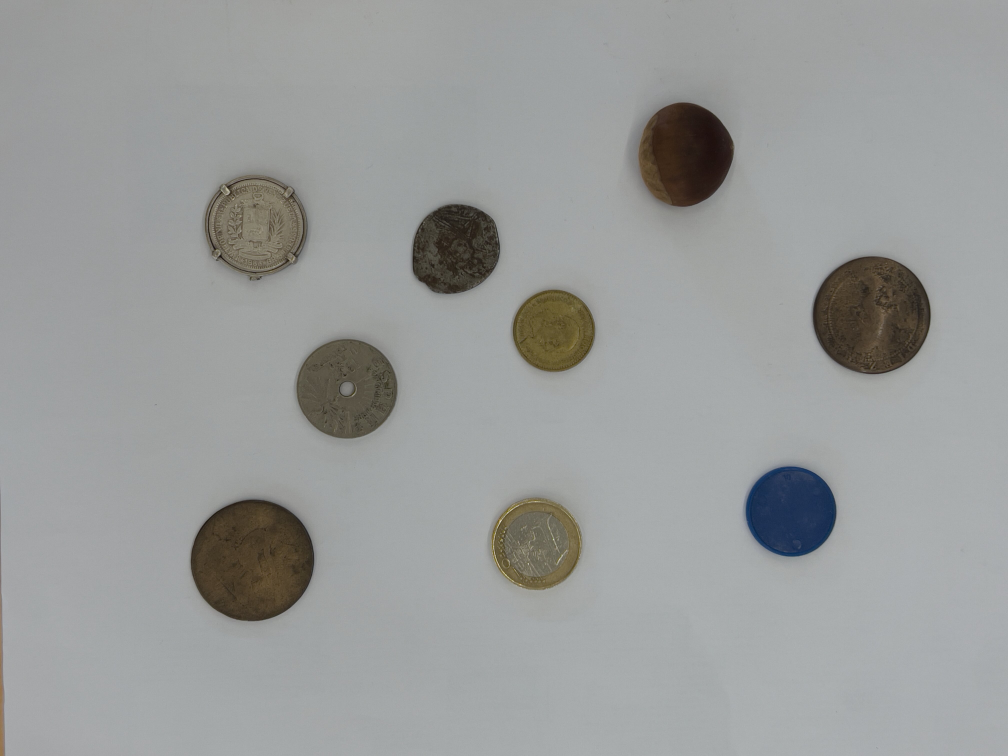
#> input picture Boletines/ReconocimientoImagenes/Imagenes/IMG_Monedas.jpg, 4032 x 3024 px (shown at 1/4 size)
$ jupyter execute --allow-errors ReconocimientoImagenes_GabrielAntonioEdreiraGarcia.ipynb
#> lines starting #> are read from the running program, lines starting #| are printed output that depends on the picture; after the words box and inside, x2 and y2 are one past the last pixel; in counts of white or black regions, pixels touching at a corner belong together
[cell 1]
# %pip install opencv-python
# %pip install opencv-contrib-python
# %pip install opencv-python-headless

[cell 2]
import cv2
import numpy as np
import matplotlib.pyplot as plt

# Cargar la imagen en color
image = cv2.imread('Imagenes//IMG_Monedas.jpg')
#> image is the input picture: shape (3024, 4032, 3); mean B, G, R 154.5, 155.3, 153.3

# Convertir la imagen a escala de grises
gray = cv2.cvtColor(image, cv2.COLOR_BGR2GRAY)

# Aplicar el detector de bordes Canny
edges = cv2.Canny(gray, threshold1=10, threshold2=30)
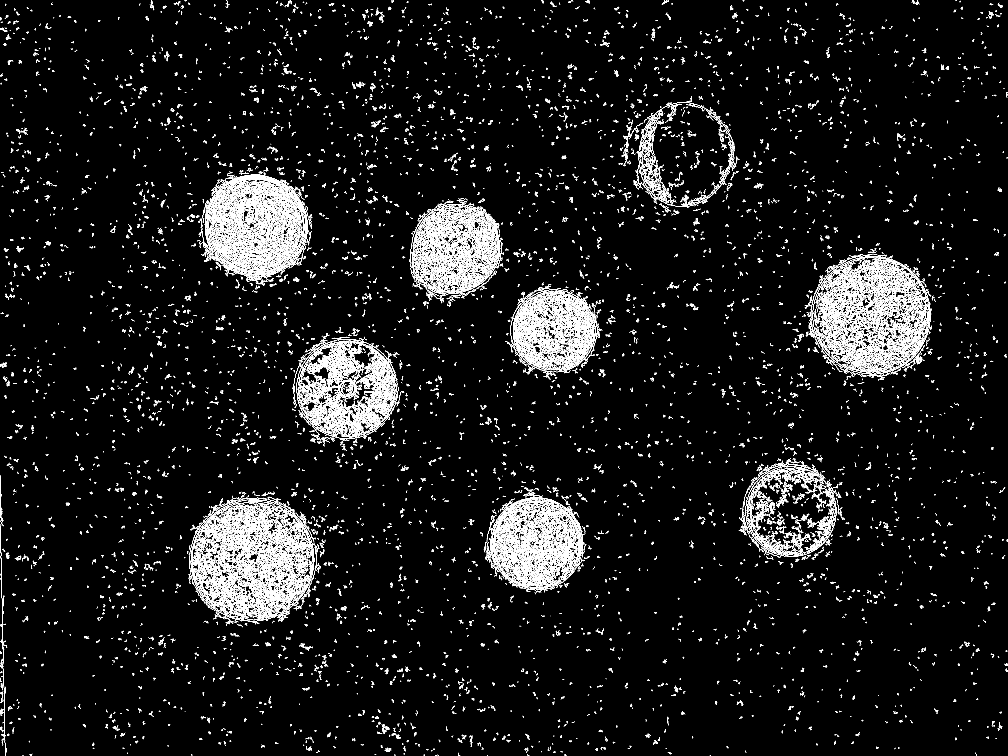
#> edges: shape (3024, 4032) (shown at 1/4 size); 3.5% white in thin lines or dots

# Encontrar los contornos en la imagen de bordes
contours, _ = cv2.findContours(edges, cv2.RETR_EXTERNAL, cv2.CHAIN_APPROX_SIMPLE)
#> contours = 9777 contours, 8731 with area under 20; largest, box (x1, y1, x2, y2) and area: (763, 1998, 1257, 2486) 188099, (3251, 1025, 3722, 1497) 174121, (2983, 1865, 3346, 2227) 102762, (1355, 1516, 1428, 1594) 3459, (1889, 918, 1997, 1042) 1866

# Dibujar los contornos en rojo sobre la imagen original
output_image = image.copy()
cv2.drawContours(output_image, contours, -1, (0, 0, 255), thickness=2)  # Rojo en formato BGR
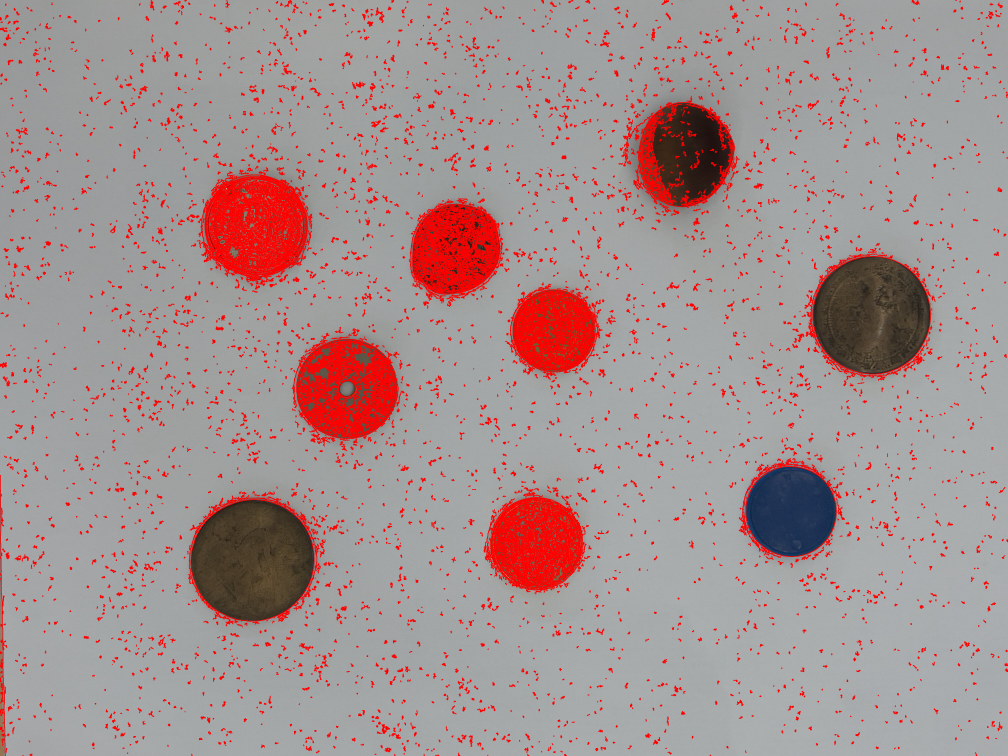
#> output_image: shape (3024, 4032, 3) (shown at 1/4 size); mean B, G, R 145.9, 146, 163.4

# Mostrar la imagen original y la imagen con los contornos
plt.figure(figsize=(10, 5))

plt.subplot(1, 2, 1)
plt.title('Imagen Original')
plt.imshow(cv2.cvtColor(image, cv2.COLOR_BGR2RGB))  # Convertir BGR a RGB para matplotlib

plt.subplot(1, 2, 2)
plt.title('Contornos Detectados')
plt.imshow(cv2.cvtColor(output_image, cv2.COLOR_BGR2RGB))  # Convertir BGR a RGB para matplotlib

plt.show()
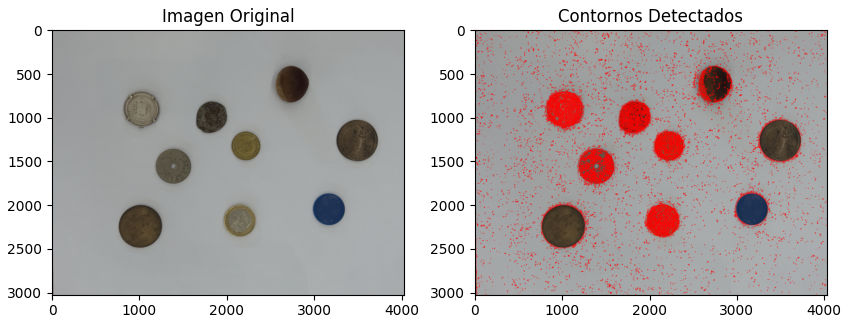
#> figure drawn by matplotlib, 2 panels

[cell 3]
import cv2
import numpy as np
import matplotlib.pyplot as plt

image = cv2.imread("Imagenes//IMG_Ralphy.jpg")
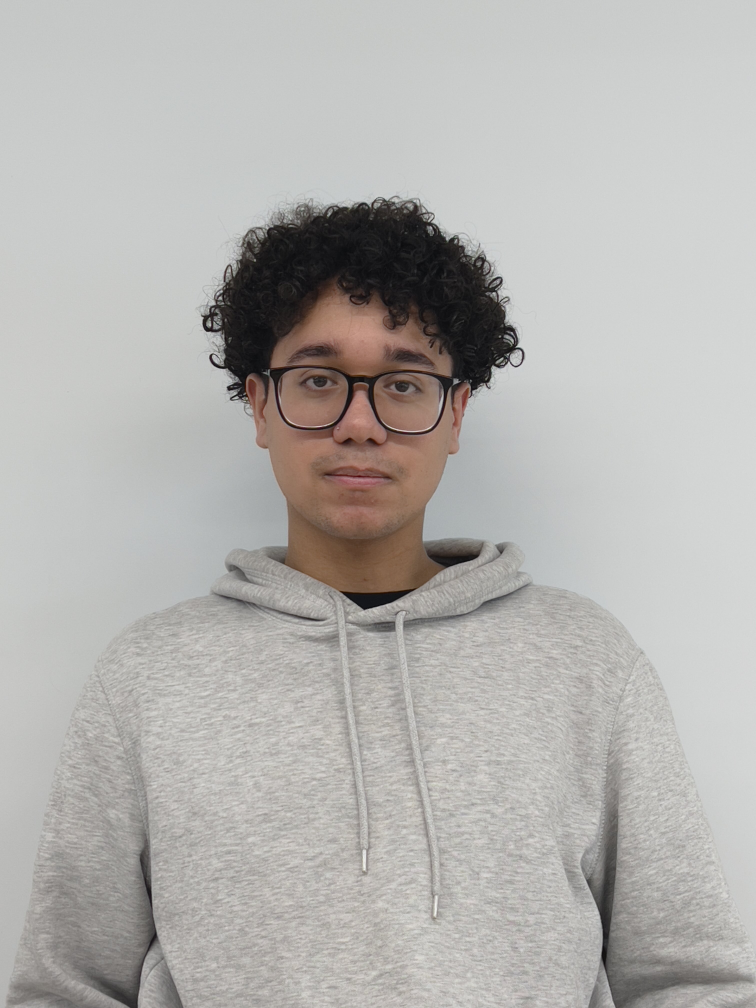
#> input picture Boletines/ReconocimientoImagenes/Imagenes/IMG_Ralphy.jpg, 3024 x 4032 px (shown at 1/4 size)
#> image is the input picture: shape (4032, 3024, 3); mean B, G, R 174.9, 177.7, 179.5

gray = cv2.cvtColor(image, cv2.COLOR_BGR2GRAY)
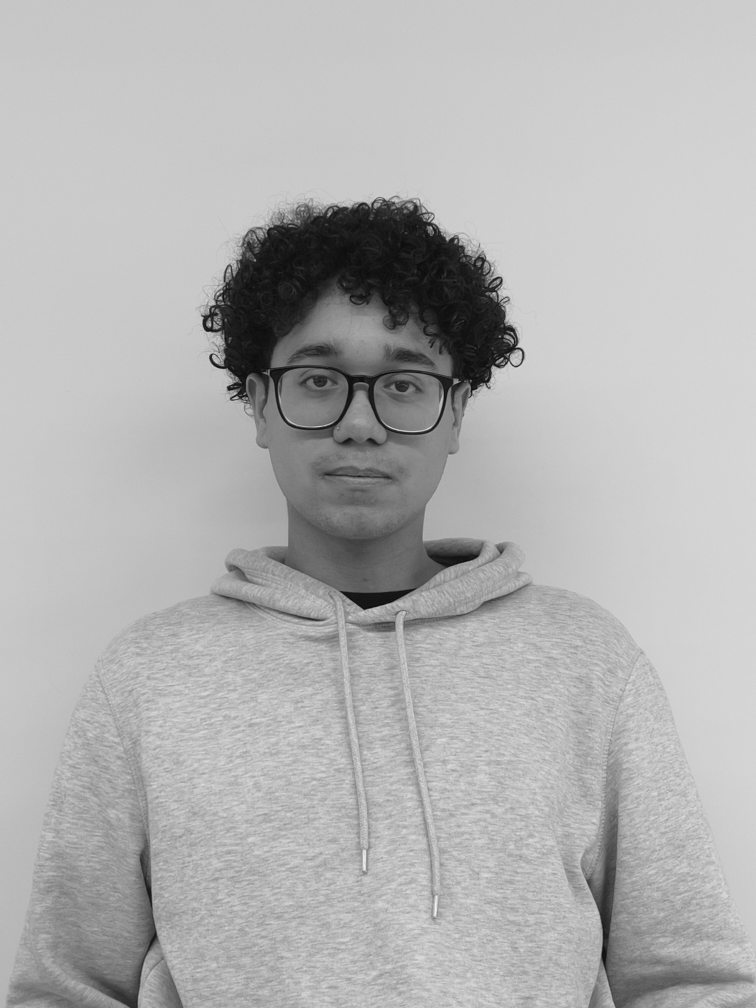
#> gray: shape (4032, 3024) (shown at 1/4 size); min 0, max 245, mean 177.8

face_class = cv2.CascadeClassifier(
	cv2.data.haarcascades + "haarcascade_frontalface_default.xml"
)

face = face_class.detectMultiScale(
	gray,
	scaleFactor=1.11,
    minNeighbors=35,
	minSize=(30, 30)
)
#> face = [[884, 1082, 1098, 1098]]

for (x,y,w,h) in face:
	cv2.rectangle(image,(x,y),(x+w,y+h),(0,255,0),30)
#> this loop made 1 pass

img_rgb = cv2.cvtColor(image, cv2.COLOR_BGR2RGB)

plt.figure(figsize=(20, 8))
plt.imshow(img_rgb)
plt.axis("off")

[cell 4]
import os, cv2
import numpy as np

image_folder = 'Brad Pitt'

faceClassif = cv2.CascadeClassifier(cv2.data.haarcascades + 'haarcascade_frontalface_default.xml')

faceRecognizer = cv2.face.EigenFaceRecognizer_create()

faces = []
labels = []
label = 0

for filename in os.listdir(image_folder):
    if filename.endswith(('.jpg', '.png', '.jpeg')):
        img_path = os.path.join(image_folder, filename)
        image = cv2.imread(img_path)
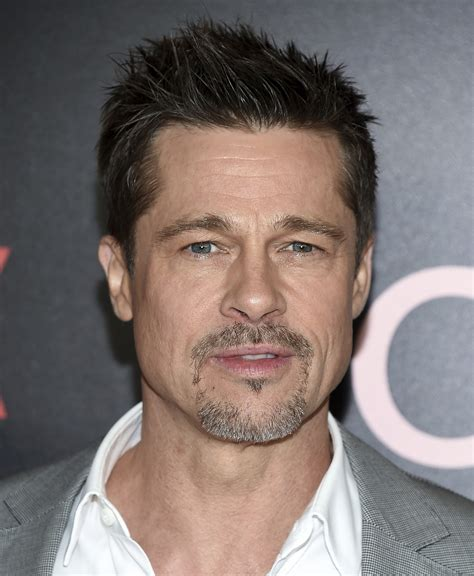
#> input picture Boletines/ReconocimientoImagenes/Brad Pitt/001_c04300ef.jpg, 474 x 576 px
#> image is the input picture: shape (576, 474, 3); mean B, G, R 112.1, 115.2, 126.4
        if image is None:
            print(f"Error al cargar la imagen {filename}")
            continue

        gray = cv2.cvtColor(image, cv2.COLOR_BGR2GRAY)
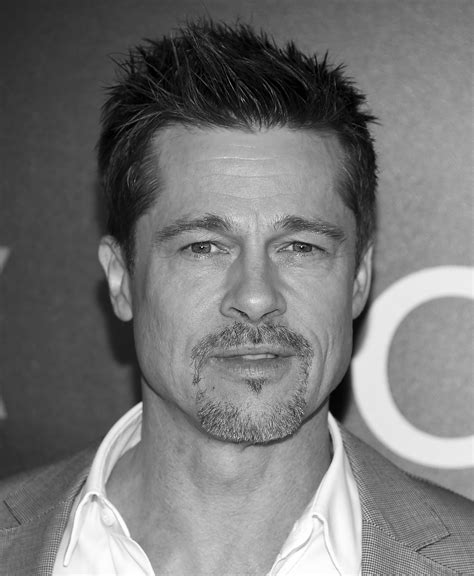
#> gray: shape (576, 474); min 0, max 255, mean 118.2
        faces_detected = faceClassif.detectMultiScale(gray, 1.2, 1)
#> faces_detected = [[117, 140, 271, 271]]
        for (x, y, w, h) in faces_detected:
            y = max(0, y - 10)
            h = min(gray.shape[0] - y, h + 20)

            face = gray[y:y+h, x:x+w]
            face_resized = cv2.resize(face, (100, 100))
            faces.append(face_resized)
            labels.append(label)
#> this loop made 1 pass
#> (x, y, w, h) on pass 1: (117, 130, 271, 291)
#> pass 1, `face = gray[y:y+h, x:x+w]`:
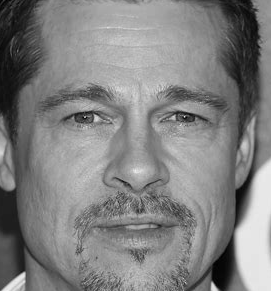
#> face: shape (291, 271); min 1, max 238, mean 128.8
#> pass 1, `face_resized = cv2.resize(face, (100, 100))`:
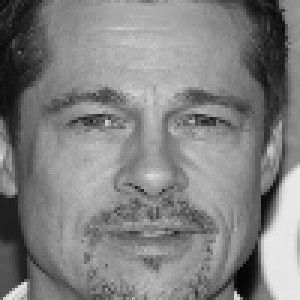
#> face_resized: shape (100, 100) (shown 3 times larger); min 3, max 234, mean 128.6
#> after the loop, faces = 1 item; labels = [0]

        label += 1
#> pass 2 of the loop `for filename in os.listdir(image_folder):`:
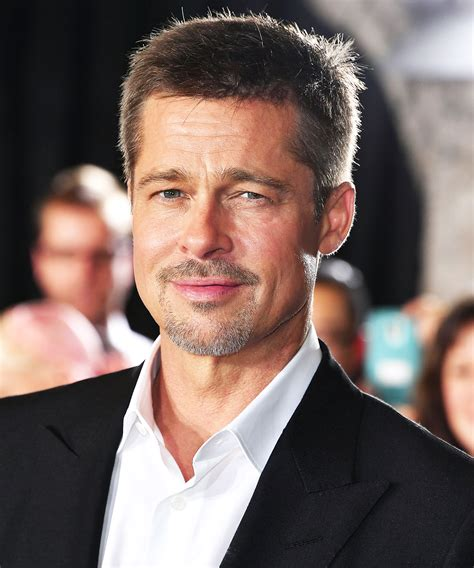
#> input picture Boletines/ReconocimientoImagenes/Brad Pitt/002_cc1b9701.jpg, 474 x 568 px
#> image is the input picture: shape (568, 474, 3); mean B, G, R 98.3, 103.2, 121
#> faces_detected = [[29, 221, 97, 97], [102, 107, 211, 211]]
#> the loop `for (x, y, w, h) in faces_detected:` made 2 passes
#> (x, y, w, h) on passes 1 to 2: (29, 211, 97, 117), (102, 97, 211, 231)
#> pass 1, `face_resized = cv2.resize(face, (100, 100))`:
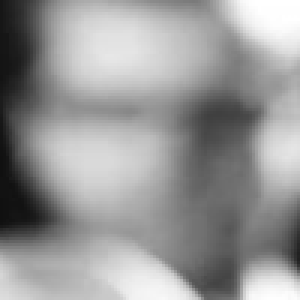
#> face_resized: shape (100, 100) (shown 3 times larger); min 16, max 255, mean 151.5
#> pass 2, `face_resized = cv2.resize(face, (100, 100))`:
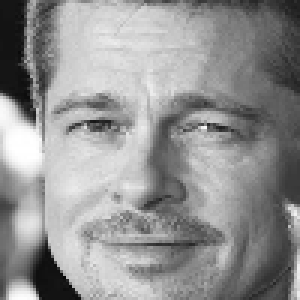
#> face_resized: shape (100, 100) (shown 3 times larger); min 9, max 255, mean 146.7
#> after the loop `for (x, y, w, h) in faces_detected:`: faces = 3 items; labels = [0, 1, 1]
#> pass 3 of the loop `for filename in os.listdir(image_folder):`:
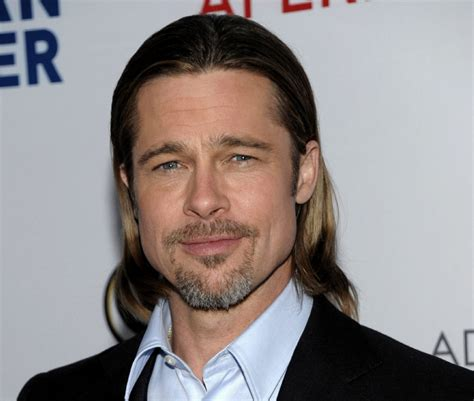
#> input picture Boletines/ReconocimientoImagenes/Brad Pitt/003_7a6b2156.jpg, 474 x 401 px
#> image is the input picture: shape (401, 474, 3); mean B, G, R 136.1, 136.3, 143.1
#> `gray = cv2.cvtColor(image, cv2.COLOR_BGR2GRAY)`:
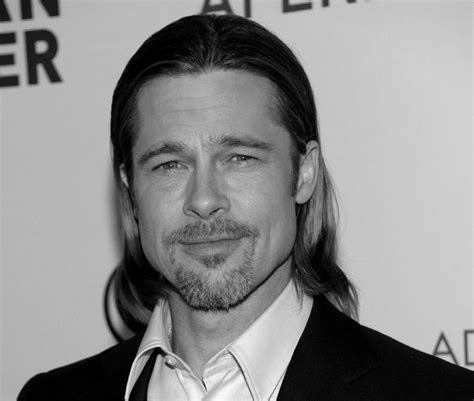
#> gray: shape (401, 474); min 0, max 251, mean 138.3
#> faces_detected = [[109, 83, 196, 196]]
#> the loop `for (x, y, w, h) in faces_detected:` made 1 pass
#> (x, y, w, h) on pass 1: (109, 73, 196, 216)
#> pass 1, `face_resized = cv2.resize(face, (100, 100))`:
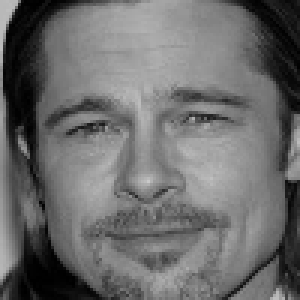
#> face_resized: shape (100, 100) (shown 3 times larger); min 0, max 201, mean 107.7
#> after the loop `for (x, y, w, h) in faces_detected:`: faces = 4 items; labels = [0, 1, 1, 2]

if faces and labels:
    faceRecognizer.train(faces, np.array(labels))
    faceRecognizer.save('eigenfaces_model.xml')
else:
    print("No se detectaron rostros para entrenar el modelo.")


image_folder = 'comprobar'

#> (the rest of this cell did not finish here and is left out)
